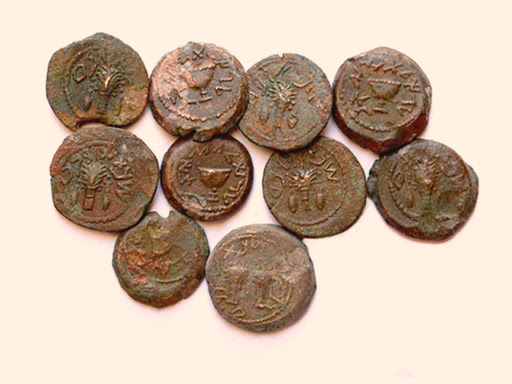
#> input picture opencv_tutorial/coins.png, 512 x 384 px, found by its file name
$ python 15_Image_Segmentation.py
#> lines starting #> are read from the running program, lines starting #| are printed output that depends on the picture; after the words box and inside, x2 and y2 are one past the last pixel; in counts of white or black regions, pixels touching at a corner belong together
import numpy as np
import cv2
from matplotlib import pyplot as plt

img = cv2.imread('/home/phathuynh/python_test/opencv_tutorial/coins.png')
#> img is the input picture: shape (384, 512, 3); mean B, G, R 162, 181.1, 202.4
gray = cv2.cvtColor(img,cv2.COLOR_BGR2GRAY)
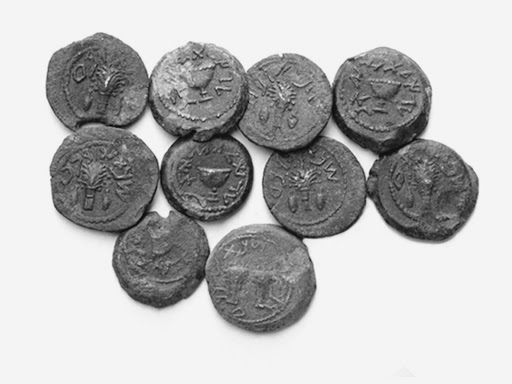
#> gray: shape (384, 512); min 3, max 251, mean 185.2

def nothing(x):
    pass

cv2.namedWindow("control")
cv2.createTrackbar("thresh_min", "control", 0, 255, nothing)
cv2.createTrackbar("thresh_max", "control", 0, 255, nothing)

while(1):
    img = cv2.imread('/home/phathuynh/python_test/opencv_tutorial/coins.png')
    gray = cv2.cvtColor(img,cv2.COLOR_BGR2GRAY)
    thresh_min = cv2.getTrackbarPos("thresh_min", "control")
    thresh_max= cv2.getTrackbarPos("thresh_max", "control")

    ret, thresh = cv2.threshold(gray,thresh_min,thresh_max,cv2.THRESH_BINARY_INV+cv2.THRESH_OTSU)
#> thresh: shape (384, 512); every value is 0
#> ret = 172

    # noise removal
    kernel = np.ones((3,3),np.uint8)
    opening = cv2.morphologyEx(thresh,cv2.MORPH_OPEN,kernel, iterations = 2)

    # sure background area
    sure_bg = cv2.dilate(opening,kernel,iterations=3)

    # Finding sure foreground area
    dist_transform = cv2.distanceTransform(opening,cv2.DIST_L2,5)
#> dist_transform: shape (384, 512) float32; every value is 0
    ret, sure_fg = cv2.threshold(dist_transform,0.7*dist_transform.max(),255,0)

    # Finding unknown region
    sure_fg = np.uint8(sure_fg)
    unknown = cv2.subtract(sure_bg,sure_fg)

    # Marker labelling
    ret, markers = cv2.connectedComponents(sure_fg)
#> ret = 1

    # Add one to all labels so that sure background is not 0, but 1
    markers = markers+1
#> markers: shape (384, 512) int32; every value is 1

    # Now, mark the region of unknown with zero
    markers[unknown==255] = 0

    markers = cv2.watershed(img,markers)
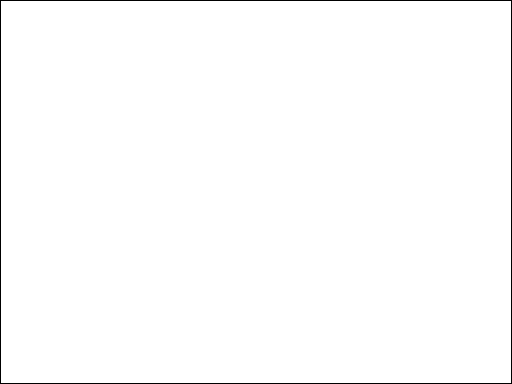
#> markers: shape (384, 512) int32; values -1 (black) and 1 (white), 99.1% white; black in thin lines or dots
    img[markers == -1] = [255,0,0]
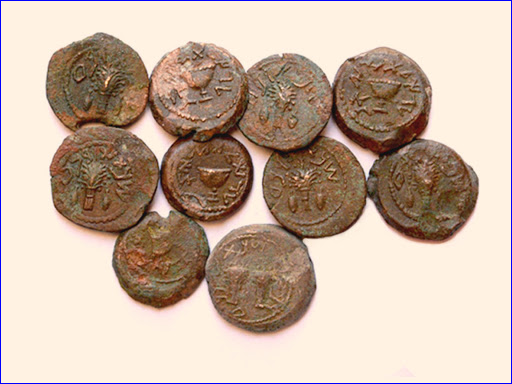
#> img: shape (384, 512, 3); 0.91% of pixels changed, all inside (x1, y1, x2, y2) = (0, 0, 512, 384)

    cv2.imshow("origin", img)
    cv2.imshow("thresh",thresh)
    cv2.imshow("background", sure_bg)
    cv2.imshow("frontground", sure_fg)

    k = cv2.waitKey(1)
#> (key q is pressed here)
    if k == 27 or k == ord("q"):
        break

cv2.destroyAllWindows()
